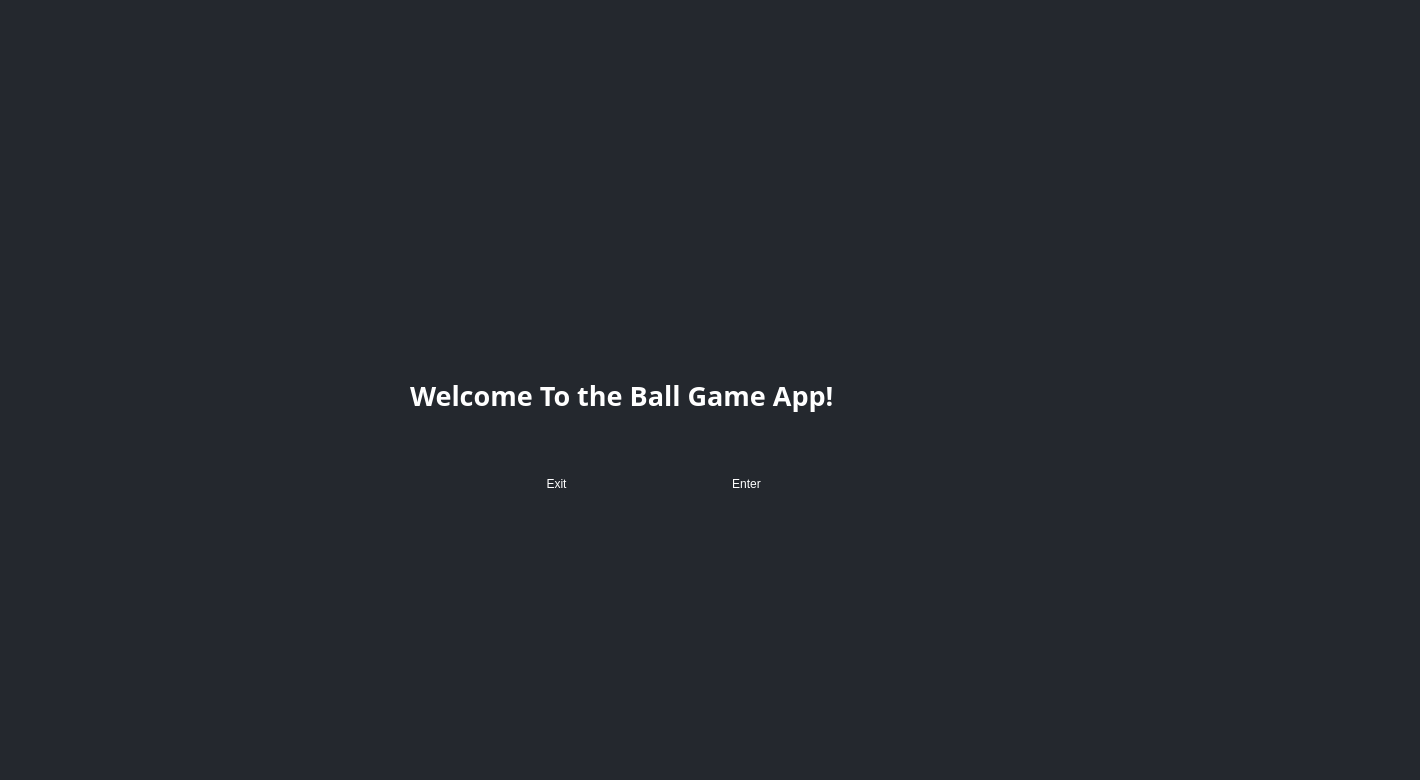
<?xml version="1.0" encoding="UTF-8"?>
<ui version="4.0">
 <class>IntroScreen</class>
 <widget class="QWidget" name="IntroScreen">
  <property name="geometry">
   <rect>
    <x>0</x>
    <y>0</y>
    <width>1420</width>
    <height>780</height>
   </rect>
  </property>
  <property name="minimumSize">
   <size>
    <width>1420</width>
    <height>780</height>
   </size>
  </property>
  <property name="maximumSize">
   <size>
    <width>1420</width>
    <height>780</height>
   </size>
  </property>
  <property name="palette">
   <palette>
    <active>
     <colorrole role="WindowText">
      <brush brushstyle="SolidPattern">
       <color alpha="255">
        <red>255</red>
        <green>255</green>
        <blue>255</blue>
       </color>
      </brush>
     </colorrole>
     <colorrole role="Base">
      <brush brushstyle="SolidPattern">
       <color alpha="255">
        <red>255</red>
        <green>255</green>
        <blue>255</blue>
       </color>
      </brush>
     </colorrole>
     <colorrole role="Window">
      <brush brushstyle="SolidPattern">
       <color alpha="255">
        <red>36</red>
        <green>40</green>
        <blue>46</blue>
       </color>
      </brush>
     </colorrole>
    </active>
    <inactive>
     <colorrole role="WindowText">
      <brush brushstyle="SolidPattern">
       <color alpha="255">
        <red>255</red>
        <green>255</green>
        <blue>255</blue>
       </color>
      </brush>
     </colorrole>
     <colorrole role="Base">
      <brush brushstyle="SolidPattern">
       <color alpha="255">
        <red>255</red>
        <green>255</green>
        <blue>255</blue>
       </color>
      </brush>
     </colorrole>
     <colorrole role="Window">
      <brush brushstyle="SolidPattern">
       <color alpha="255">
        <red>36</red>
        <green>40</green>
        <blue>46</blue>
       </color>
      </brush>
     </colorrole>
    </inactive>
    <disabled>
     <colorrole role="WindowText">
      <brush brushstyle="SolidPattern">
       <color alpha="255">
        <red>120</red>
        <green>120</green>
        <blue>120</blue>
       </color>
      </brush>
     </colorrole>
     <colorrole role="Base">
      <brush brushstyle="SolidPattern">
       <color alpha="255">
        <red>36</red>
        <green>40</green>
        <blue>46</blue>
       </color>
      </brush>
     </colorrole>
     <colorrole role="Window">
      <brush brushstyle="SolidPattern">
       <color alpha="255">
        <red>36</red>
        <green>40</green>
        <blue>46</blue>
       </color>
      </brush>
     </colorrole>
    </disabled>
   </palette>
  </property>
  <property name="windowTitle">
   <string>Form</string>
  </property>
  <widget class="QPushButton" name="NonUserInterface_buttonEnter">
   <property name="geometry">
    <rect>
     <x>700</x>
     <y>470</y>
     <width>93</width>
     <height>28</height>
    </rect>
   </property>
   <property name="palette">
    <palette>
     <active>
      <colorrole role="ButtonText">
       <brush brushstyle="SolidPattern">
        <color alpha="255">
         <red>255</red>
         <green>255</green>
         <blue>255</blue>
        </color>
       </brush>
      </colorrole>
     </active>
     <inactive>
      <colorrole role="ButtonText">
       <brush brushstyle="SolidPattern">
        <color alpha="255">
         <red>255</red>
         <green>255</green>
         <blue>255</blue>
        </color>
       </brush>
      </colorrole>
     </inactive>
     <disabled>
      <colorrole role="ButtonText">
       <brush brushstyle="SolidPattern">
        <color alpha="255">
         <red>120</red>
         <green>120</green>
         <blue>120</blue>
        </color>
       </brush>
      </colorrole>
     </disabled>
    </palette>
   </property>
   <property name="text">
    <string>Enter</string>
   </property>
   <property name="flat">
    <bool>true</bool>
   </property>
  </widget>
  <widget class="QPushButton" name="ExternalTutorial_button">
   <property name="geometry">
    <rect>
     <x>510</x>
     <y>470</y>
     <width>93</width>
     <height>28</height>
    </rect>
   </property>
   <property name="palette">
    <palette>
     <active>
      <colorrole role="ButtonText">
       <brush brushstyle="SolidPattern">
        <color alpha="255">
         <red>255</red>
         <green>255</green>
         <blue>255</blue>
        </color>
       </brush>
      </colorrole>
     </active>
     <inactive>
      <colorrole role="ButtonText">
       <brush brushstyle="SolidPattern">
        <color alpha="255">
         <red>255</red>
         <green>255</green>
         <blue>255</blue>
        </color>
       </brush>
      </colorrole>
     </inactive>
     <disabled>
      <colorrole role="ButtonText">
       <brush brushstyle="SolidPattern">
        <color alpha="255">
         <red>120</red>
         <green>120</green>
         <blue>120</blue>
        </color>
       </brush>
      </colorrole>
     </disabled>
    </palette>
   </property>
   <property name="text">
    <string>Exit</string>
   </property>
   <property name="flat">
    <bool>true</bool>
   </property>
  </widget>
  <widget class="QLabel" name="label">
   <property name="geometry">
    <rect>
     <x>410</x>
     <y>340</y>
     <width>541</width>
     <height>111</height>
    </rect>
   </property>
   <property name="font">
    <font>
     <family>Century Gothic</family>
     <pointsize>20</pointsize>
     <weight>75</weight>
     <bold>true</bold>
    </font>
   </property>
   <property name="text">
    <string>Welcome To the Ball Game App!</string>
   </property>
  </widget>
 </widget>
 <resources/>
 <connections/>
</ui>
